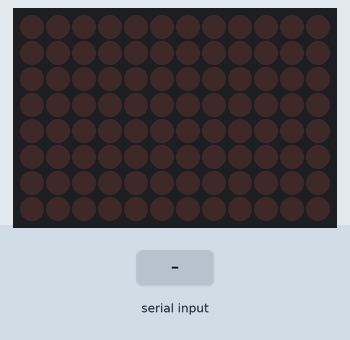
This sketch was run on a simulated Arduino Uno R4 WiFi. Shown: 12×8 LED matrix. Inputs (shaded band) come from the test bench.

Above: at 1.2 s.
1.3 s: "ROUTE|\n" received over Serial
At 1.52 s:
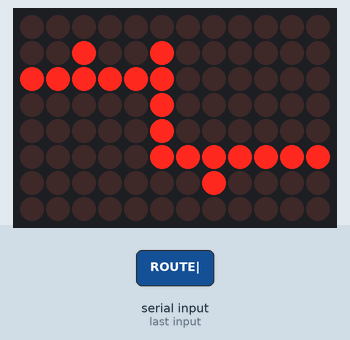
4.3 s: "ARRIVED\n" received over Serial
At 5.2 s:
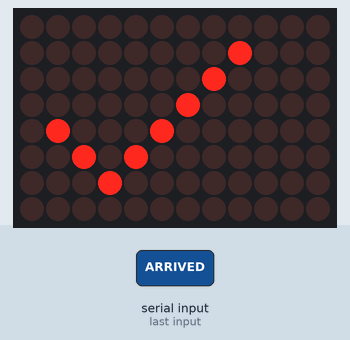
5.8 s: "SEGMENT|90\n" received over Serial
At 6.47 s:
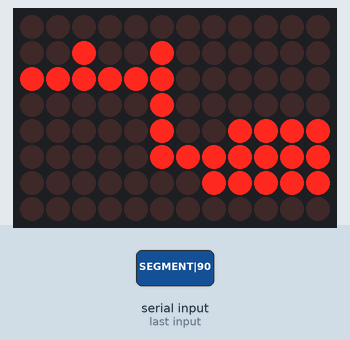
8.8 s: "CLEAR\n" received over Serial
At 9.7 s:
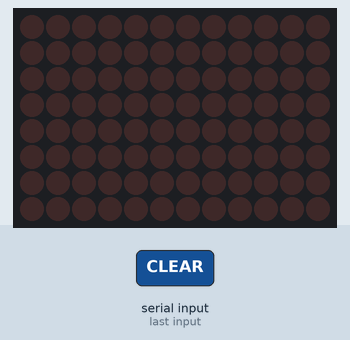
10.3 s: "SEGMENT|\n" received over Serial
At 10.97 s:
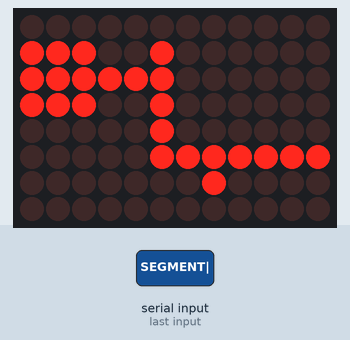
Timing chart, 0 to 13.3 s (numbered marks = the images above; inputs shaded):
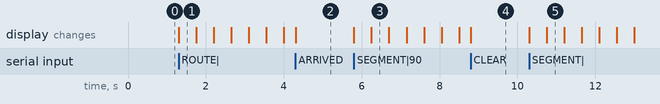

The sketch:

matrix_display.ino
```cpp
#include "Arduino_LED_Matrix.h"


ArduinoLEDMatrix matrix;


// ============================================================
// MATRIX BUFFER
// ============================================================

uint8_t frame[8][12];


// ============================================================
// STATE
// ============================================================

int currentSegment = 0;

bool blinkState = true;

bool navigating = false;

unsigned long lastBlink = 0;

const unsigned long blinkInterval = 450;


// ============================================================
// CLEAR
// ============================================================

void clearFrame() {

  for (int row = 0; row < 8; row++) {

    for (int col = 0; col < 12; col++) {

      frame[row][col] = 0;
    }
  }
}


// ============================================================
// BASE SFU SCHEMATIC
//
// NOT GEOGRAPHICALLY FINAL.
//
// Think subway diagram rather than Google Maps.
//
//  WMC -- LIB -- SUB
//                 |
//                MBC
//                 |
//                 AQ
//                 |
//              SHRUM -- ASB -- TASC
//
// ============================================================

void drawBaseMap() {

  clearFrame();


  // WEST / CENTRAL CAMPUS

  for (
    int column = 0;
    column <= 5;
    column++
  ) {

    frame[2][column] = 1;
  }


  // CENTRAL SPINE

  frame[3][5] = 1;
  frame[4][5] = 1;
  frame[5][5] = 1;


  // EAST CAMPUS

  for (
    int column = 5;
    column <= 11;
    column++
  ) {

    frame[5][column] = 1;
  }


  // Small visual branches

  frame[1][2] = 1;
  frame[1][5] = 1;

  frame[6][7] = 1;
}


// ============================================================
// ROUTE SEGMENT
//
// Current prototype maps route step number onto one of the
// schematic sections.
//
// We will replace this with exact landmark -> LED paths once
// the full electronics pipeline works.
// ============================================================

void drawActiveSegment(
  int segment
) {

  if (!blinkState) {
    return;
  }


  // SEGMENT 0:
  // west campus

  if (segment == 0) {

    frame[2][0] = 1;
    frame[1][0] = 1;
    frame[3][0] = 1;

    frame[2][1] = 1;
    frame[1][1] = 1;
    frame[3][1] = 1;

    frame[2][2] = 1;
    frame[1][2] = 1;
    frame[3][2] = 1;
  }


  // SEGMENT 1:
  // west -> centre

  else if (segment == 1) {

    for (
      int column = 3;
      column <= 5;
      column++
    ) {

      frame[1][column] = 1;
      frame[2][column] = 1;
      frame[3][column] = 1;
    }
  }


  // SEGMENT 2:
  // central vertical

  else if (segment == 2) {

    for (
      int row = 2;
      row <= 5;
      row++
    ) {

      frame[row][4] = 1;
      frame[row][5] = 1;
      frame[row][6] = 1;
    }
  }


  // SEGMENT 3:
  // central -> east

  else if (segment == 3) {

    for (
      int column = 5;
      column <= 8;
      column++
    ) {

      frame[4][column] = 1;
      frame[5][column] = 1;
      frame[6][column] = 1;
    }
  }


  // SEGMENT 4+
  // east campus

  else {

    for (
      int column = 8;
      column <= 11;
      column++
    ) {

      frame[4][column] = 1;
      frame[5][column] = 1;
      frame[6][column] = 1;
    }
  }
}


// ============================================================
// RENDER NAVIGATION
// ============================================================

void renderNavigation() {

  drawBaseMap();

  drawActiveSegment(
    currentSegment
  );

  matrix.renderBitmap(
    frame,
    8,
    12
  );
}


// ============================================================
// ARRIVAL CHECKMARK
// ============================================================

void showArrival() {

  navigating = false;

  clearFrame();


  // Check mark

  frame[4][1] = 1;

  frame[5][2] = 1;

  frame[6][3] = 1;

  frame[5][4] = 1;

  frame[4][5] = 1;

  frame[3][6] = 1;

  frame[2][7] = 1;

  frame[1][8] = 1;


  matrix.renderBitmap(
    frame,
    8,
    12
  );
}


// ============================================================
// PROCESS SERIAL
// ============================================================

void processMessage(
  String message
) {

  message.trim();


  // ----------------------------------------------------------
  // CLEAR
  // ----------------------------------------------------------

  if (message == "CLEAR") {

    navigating = false;

    clearFrame();

    matrix.renderBitmap(
      frame,
      8,
      12
    );

    return;
  }


  // ----------------------------------------------------------
  // ROUTE|WMC|Library|AQ|...
  //
  // For now we don't need to parse individual names.
  // Receiving ROUTE simply tells the display that navigation
  // has begun.
  //
  // Later we'll use these names to render the exact selected
  // schematic path.
  // ----------------------------------------------------------

  if (
    message.startsWith("ROUTE|")
  ) {

    currentSegment = 0;

    navigating = true;

    blinkState = true;

    renderNavigation();

    return;
  }


  // ----------------------------------------------------------
  // SEGMENT|2
  // ----------------------------------------------------------

  if (
    message.startsWith("SEGMENT|")
  ) {

    int separator =
      message.indexOf('|');

    currentSegment =
      message
      .substring(separator + 1)
      .toInt();

    navigating = true;

    blinkState = true;

    renderNavigation();

    return;
  }


  // ----------------------------------------------------------
  // ARRIVED
  // ----------------------------------------------------------

  if (message == "ARRIVED") {

    showArrival();

    return;
  }
}


// ============================================================
// SETUP
// ============================================================

void setup() {

  Serial.begin(115200);

  matrix.begin();

  clearFrame();

  matrix.renderBitmap(
    frame,
    8,
    12
  );
}


// ============================================================
// LOOP
// ============================================================

void loop() {

  // ----------------------------------------------------------
  // SERIAL
  // ----------------------------------------------------------

  if (Serial.available()) {

    String message =
      Serial.readStringUntil('\n');

    processMessage(message);
  }


  // ----------------------------------------------------------
  // BLINK ACTIVE ROUTE
  // ----------------------------------------------------------

  if (
    navigating
    && millis() - lastBlink
       >= blinkInterval
  ) {

    lastBlink = millis();

    blinkState = !blinkState;

    renderNavigation();
  }
}
```

Measured:
- after the input at 1.3 s, the display: changes at once (image 1)
- after the input at 4.3 s, the display: changes at once (image 2)
- after the input at 5.8 s, the display: first changes at once (image 3 shows a later state)
- after the input at 8.8 s, the display: changes at once (image 4)
- after the input at 10.3 s, the display: first changes at once (image 5 shows a later state)
- what the display in image 1 shows lasts 0.5 s, from 1.3 s to 1.8 s
